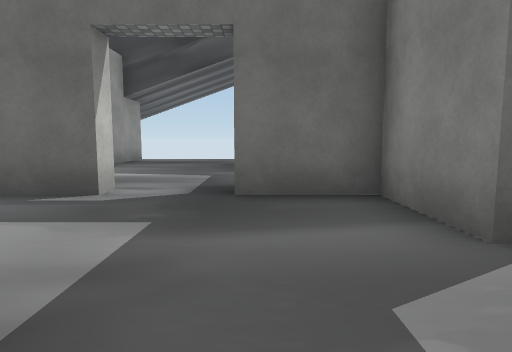
View 1 (above)

12 first-person views from a walk through a scene from a Unity 3-D project. The camera is 1.4 m above the floor, tilts 6° down and sees 75° across. Doors are open. The floor is counted in squares, 2 m on a side. Each view is taken from the middle of a square. On the plan, view 1 faces up. The plan holds only what a view shows up to about 10 squares ahead; the rest is blank. The place goes on beyond the plan. The player is left out. Some animated figures are not drawn. Some surface patterns are stand-ins.

View 2
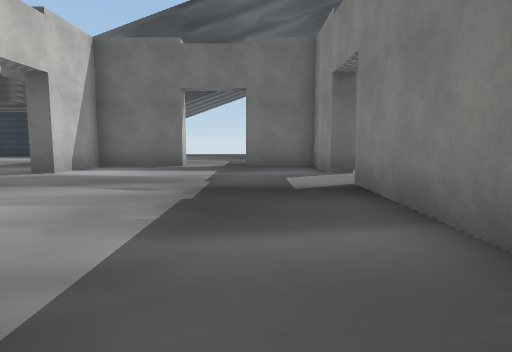

View 3
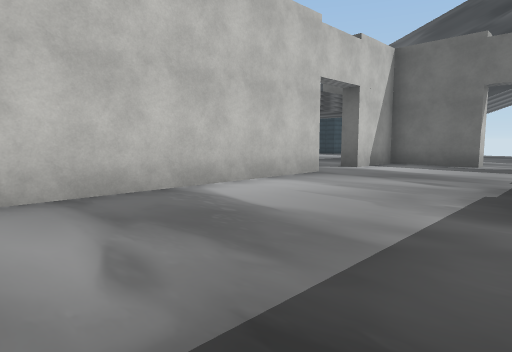

View 4
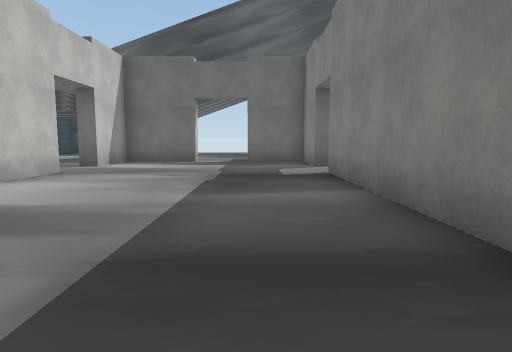

View 5
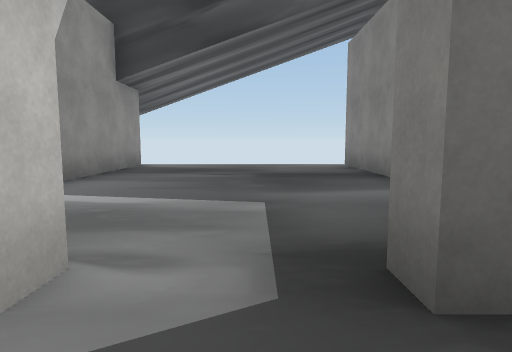

View 6
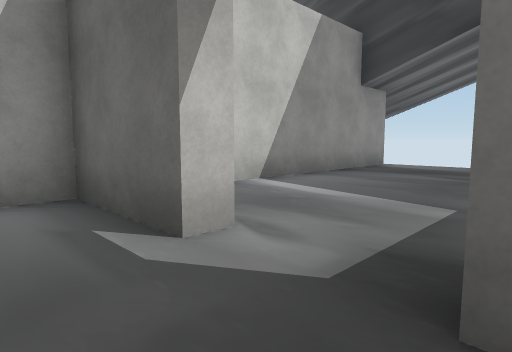

View 7
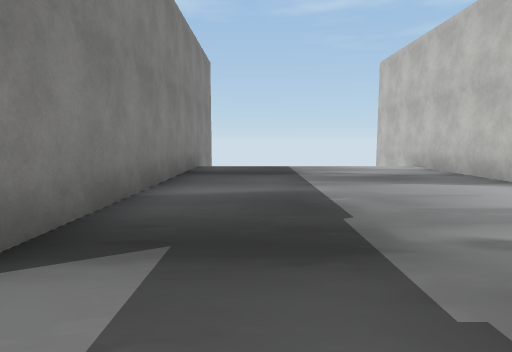

View 8
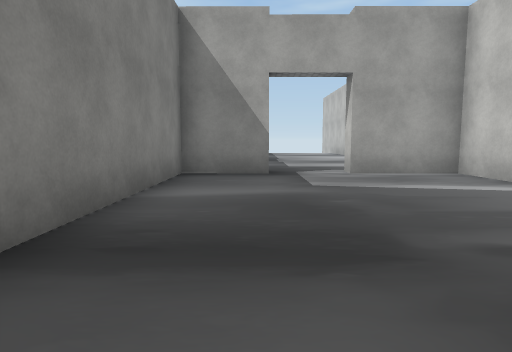

View 9
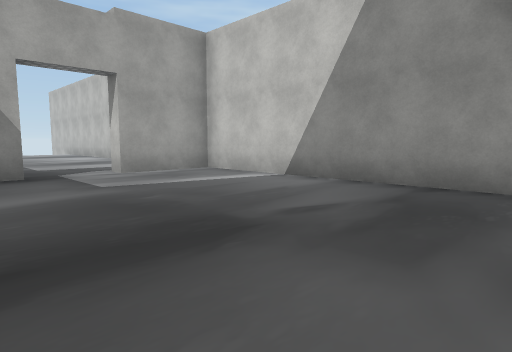

View 10
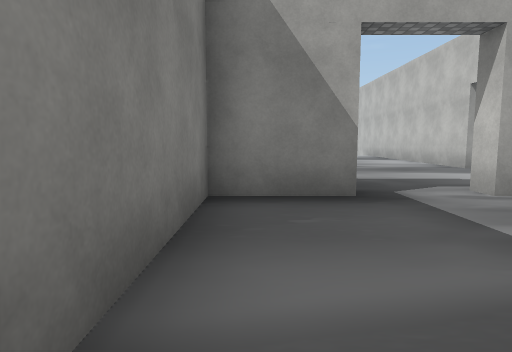

View 11
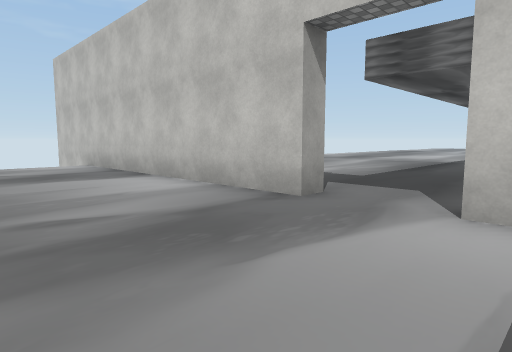

View 12
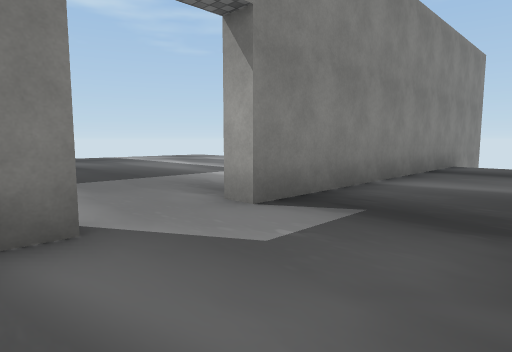

### Floor plan
Points are (right, up) in squares from view 1. A wall is a line through its corners. A room is listed if a view was taken in it or the views show most of it. See-through windows are left out.
Room 1 (views 1, 2, 3, 4, 5, 6, 7, 11, 12)
walls: (-4.4, 0.4) (-4.4, -8.1); (1.6, 2.2) (1.6, 4.3) (-0.3, 4.3); (-2, 4.3) (-4.4, 4.3) (-4.4, 2.2); (1.6, -8.5) (1.6, 0.4)
ways out: open door at (-1.5, 4.5) to room 2; open door at (-5, 1.5); open door at (2, 1.5)
Room 2 (views 8, 9, 10)
walls: (-0.3, 4.8) (1.6, 4.8) (1.6, 12.9); (-4.4, 12.9) (-4.4, 4.8) (-2, 4.8)
ways out: open door at (-1.5, 4.5) to room 1

Where each view was taken, in squares from view 1:
view 1: 0 up, 0 right, facing up
view 2: 5 down, 0 right, facing up
view 3: 6 down, 0 right, facing up-left
view 4: 7 down, 0 right, facing up
view 5: 3 up, 1 left, facing up
view 6: 3 up, 0 right, facing up-left
view 7: 2 up, 0 right, facing down
view 8: 12 up, 0 right, facing down
view 9: 12 up, 1 right, facing down-left
view 10: 9 up, 1 right, facing down
view 11: 3 up, 1 left, facing down-left
view 12: 3 up, 1 left, facing down-right
